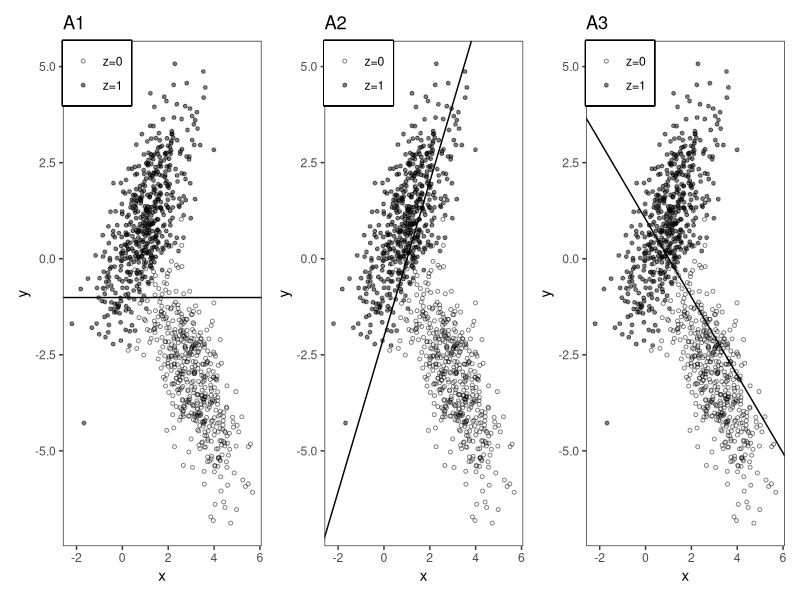
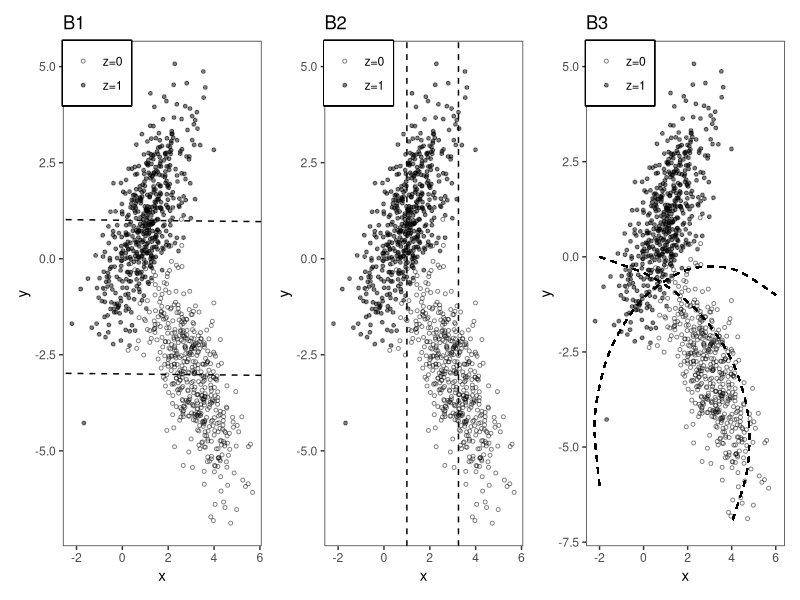
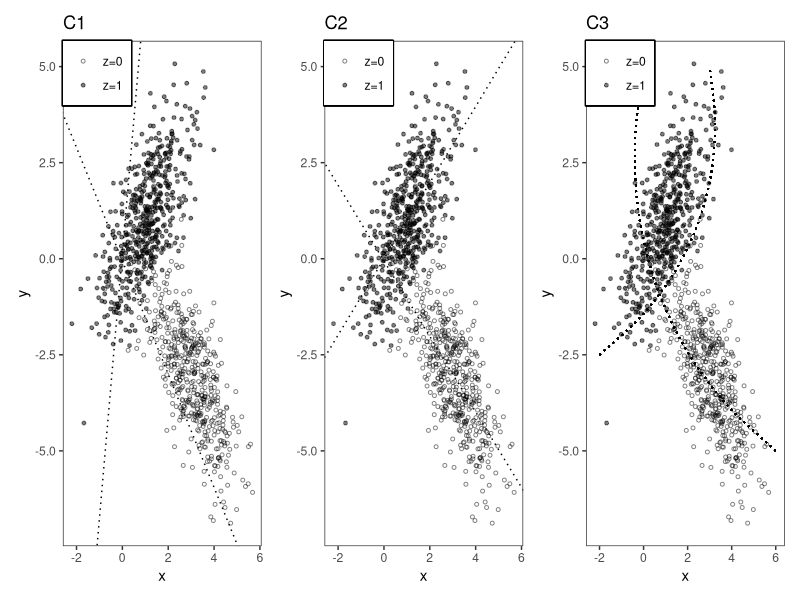
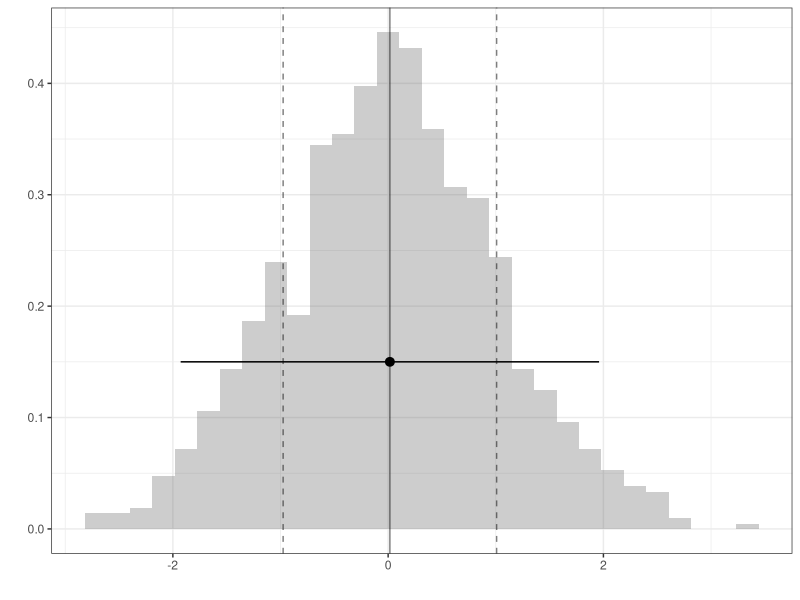
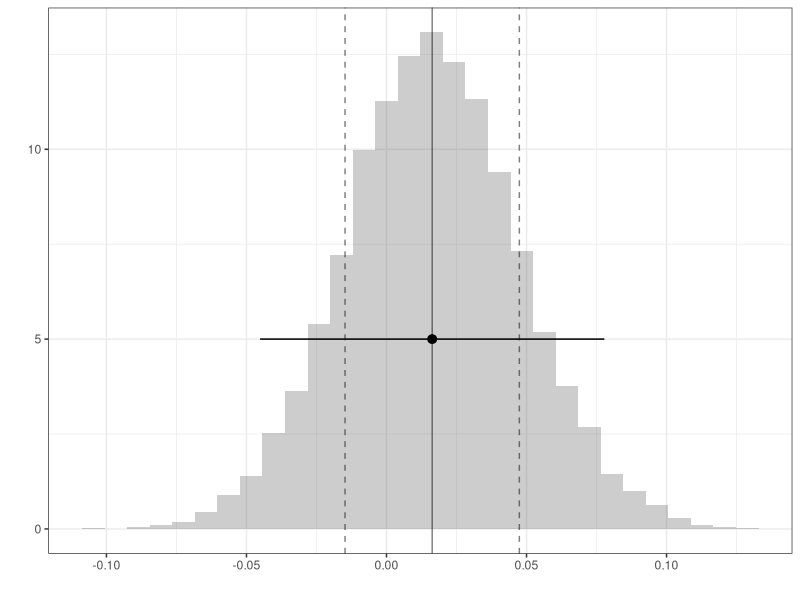

Here is the R script that generated these plots, in order:
## ---- chunk 1
#| echo: false
#| warning: false
library(ggplot2)
library(tidyverse)
library(patchwork)
## ---- chunk 2
#| echo: false
#| warning: false
n <- 1000
zz <- c(rep(0,n/2),rep(1,n/2))
set.seed(123456)
xx <-  3 - 2*zz + rnorm(n,mean=0,sd = 1)
yy <- 2*zz*xx - xx + rnorm(n)


modAct1 <- lm(yy ~ xx)
modAct2 <- lm(yy ~ xx + zz)


df <- data.frame(xx,yy,zz)

p <- ggplot(data = df, aes(x = xx, y = yy)) +
  geom_point(aes(shape = factor(zz)),size = 1,alpha=.5) +
  scale_shape_manual(values = c(1,19), label = c("z=0","z=1")) +
  xlab("x") +
  ylab("y") +
  theme_bw() +
  theme(panel.grid = element_blank(),
        legend.box.just = "left",
        legend.justification = c("left","top"),
        legend.position = c(0,1),
        legend.margin = margin(6,6,6,6),
        legend.title = element_blank(),
        legend.box.background = element_rect(color="black",size=1))

coef1 <- modAct1$coefficients
coef2 <- modAct2$coefficients
# simple regression line y ~ x --------
simpleA <- p + geom_abline(intercept = coef1[1], slope = coef1[2]) + ggtitle("A3")

simpleB <- p + geom_hline(yintercept = mean(df$yy)) + ggtitle("A1")

mod3 <- lm(yy ~ xx:zz, data = df)
simpleC <- p + geom_abline(intercept = coef(mod3)[1], slope = coef(mod3)[2]) +
  ggtitle("A2")


#pdf(file="Q1partAplot.pdf",width=10,height=4)
simpleB + simpleC + simpleA
#dev.off() 

## ---- chunk 3
#| echo: false
#ggplot(data = df, aes(x = xx, y = yy)) +
#  geom_point(size = 1,alpha=.5) +
#  xlab("x") +
#  ylab("y") +
#  theme_bw() + geom_abline(intercept = coef1[1], slope = coef1[2]) + ggtitle("A3")
## ---- chunk 4
#| echo: false
# multiple additive regression y ~ x + z
addA <- p + geom_abline(intercept = coef2[1], slope = coef2[2], linetype = 'dashed') +
  geom_abline(intercept = coef2[1] + coef2[3], slope = coef2[2], linetype = 'dashed') +
  ggtitle("B1")

addB <- p + geom_vline(xintercept = 1, linetype = 'dashed') +
  geom_vline(xintercept = 3.25, linetype = 'dashed') +
  ggtitle("B2")

addC <- p + geom_curve(aes(x = -2,xend=6,y=-6,yend=-1),
               curvature = -0.8,
               angle = 70,
               linetype = 'dashed') +
  geom_curve(aes(x=-2,y=0,xend=4,yend=-7),
             curvature = -0.5,
             linetype = 'dashed') +
  ggtitle("B3")

#pdf(file="Q1partBplot.pdf",width=10,height=4)
addA + addB + addC
#dev.off()
## ---- chunk 5
#| echo: false
# interactive model
mod3 <- lm(yy ~ xx*zz, data = df)
coef3 <- coef(mod3)
intC2 <- p + geom_abline(intercept = coef3[1], slope = coef3[2],
                linetype = 'dotted') +
  geom_abline(intercept = coef3[1] + coef3[3],
              slope = coef3[2] + coef3[4],
              linetype = 'dotted') +
  ggtitle("C2")


intC1 <- p + geom_abline(intercept = coef3[1], slope = coef3[2]*1.5,
                linetype = 'dotted') +
  geom_abline(intercept = coef3[1] + coef3[3]*4,
              slope = coef3[2] + coef3[4]*4,
              linetype = 'dotted') +
  ggtitle("C1")

intC3 <- p + geom_curve(aes(x = -2,y = -2.5,xend=3,yend=5),
               curvature = 0.3,
               #angle = 30,
               linetype = 'dotted') +
  geom_curve(aes(x=0,y=5,xend=6,yend=-5),
             curvature = 0.3,
             angle=95,
             linetype = 'dotted') +
  ggtitle("C3")

#pdf(file="Q1partCplot.pdf",width=10,height=4)
intC1 + intC2 + intC3
#dev.off()
## ---- chunk 6
#| echo: false
set.seed(123)
n = 1000
Y = rnorm(n)
## ---- chunk 7
#| echo: true
B=10000
Y.bar = rep(NA,B)
for(b in 1:B) {
  Y.bar[b]= mean(sample(Y,size=n,replace=TRUE))
}
## ---- chunk 8
#| echo: false
#| warning: false
#| out-height: 6in
#| fig-ncol: 2
#| fig-subcap:
#|  -  Histogram of the vector Y's elements
#|  -  Histogram of the Y.bar's elements
ggplot() + geom_histogram(aes(x=Y,     y=after_stat(density)), alpha=.3) + 
           geom_vline(aes(xintercept=mean(Y)), alpha=.5) + 
           geom_vline(aes(xintercept=mean(Y)+c(-1,1)*sd(Y)), linetype='dashed', alpha=.5) + 
           geom_pointrange(aes(x=mean(Y), xmin=mean(Y)-1.96*sd(Y), xmax=mean(Y)+1.96*sd(Y), y=.15)) + theme_bw() + xlab('') + ylab('')
ggplot() + geom_histogram(aes(x=Y.bar, y=after_stat(density)), alpha=.3) + 
           geom_vline(aes(xintercept=mean(Y.bar)), alpha=.5) + 
           geom_vline(aes(xintercept=mean(Y.bar)+c(-1,1)*sd(Y.bar)), linetype='dashed', alpha=.5) + 
           geom_pointrange(aes(x=mean(Y.bar), xmin=mean(Y.bar)-1.96*sd(Y)/sqrt(n), xmax=mean(Y.bar)+1.96*sd(Y)/sqrt(n), y=5)) + theme_bw() + xlab('') + ylab('')
